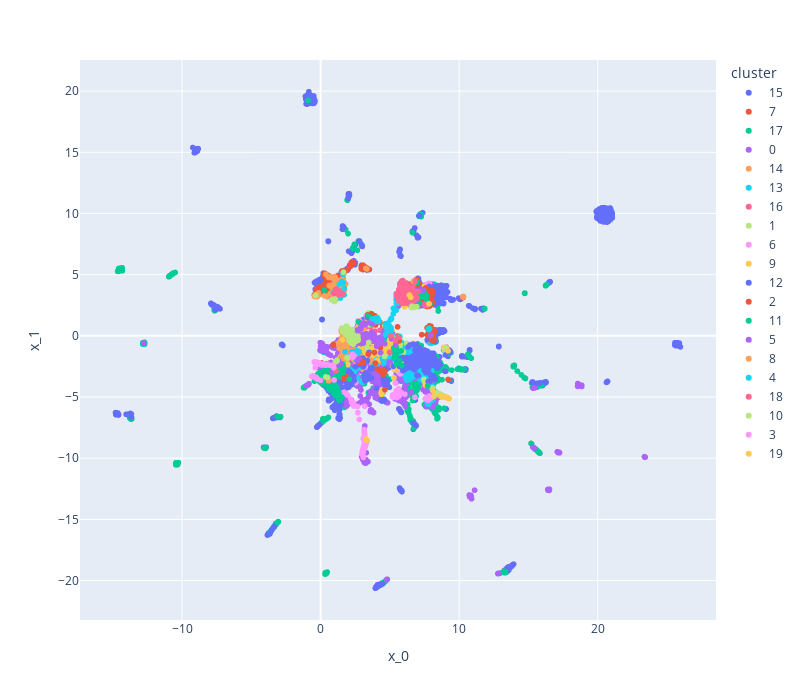

Notebook cell for this chart:
### Code cell
from src.tools.vis_utils import plot_clusters
embedding = reduce_umap(hex_agg_tfidf, n_components=2, n_neighbors=30, metric="euclidean")[0]
embedding["cluster"] = y_df["cluster"]
plot_clusters(embedding)

### Figure 1 — Plotly figure (JSON) as saved in the notebook; plotly's stock layout.template omitted (floating-point values rounded to 4 significant figures; data arrays with more than 128 entries replaced by an {"elided": "..."} marker saying what was removed)
{"data": [{"hovertemplate": "cluster=15<br>x_0=%{x}<br>x_1=%{y}<extra></extra>", "legendgroup": "15", "marker": {"color": "#636efa", "symbol": "circle"}, "mode": "markers", "name": "15", "showlegend": true, "type": "scattergl", "x": {"elided": "4166 float values"}, "xaxis": "x", "y": {"elided": "4166 float values"}, "yaxis": "y"}, {"hovertemplate": "cluster=7<br>x_0=%{x}<br>x_1=%{y}<extra></extra>", "legendgroup": "7", "marker": {"color": "#EF553B", "symbol": "circle"}, "mode": "markers", "name": "7", "showlegend": true, "type": "scattergl", "x": {"elided": "227 float values"}, "xaxis": "x", "y": {"elided": "227 float values"}, "yaxis": "y"}, {"hovertemplate": "cluster=17<br>x_0=%{x}<br>x_1=%{y}<extra></extra>", "legendgroup": "17", "marker": {"color": "#00cc96", "symbol": "circle"}, "mode": "markers", "name": "17", "showlegend": true, "type": "scattergl", "x": {"elided": "2766 float values"}, "xaxis": "x", "y": {"elided": "2766 float values"}, "yaxis": "y"}, {"hovertemplate": "cluster=0<br>x_0=%{x}<br>x_1=%{y}<extra></extra>", "legendgroup": "0", "marker": {"color": "#ab63fa", "symbol": "circle"}, "mode": "markers", "name": "0", "showlegend": true, "type": "scattergl", "x": {"elided": "2069 float values"}, "xaxis": "x", "y": {"elided": "2069 float values"}, "yaxis": "y"}, {"hovertemplate": "cluster=14<br>x_0=%{x}<br>x_1=%{y}<extra></extra>", "legendgroup": "14", "marker": {"color": "#FFA15A", "symbol": "circle"}, "mode": "markers", "name": "14", "showlegend": true, "type": "scattergl", "x": {"elided": "606 float values"}, "xaxis": "x", "y": {"elided": "606 float values"}, "yaxis": "y"}, {"hovertemplate": "cluster=13<br>x_0=%{x}<br>x_1=%{y}<extra></extra>", "legendgroup": "13", "marker": {"color": "#19d3f3", "symbol": "circle"}, "mode": "markers", "name": "13", "showlegend": true, "type": "scattergl", "x": {"elided": "1263 float values"}, "xaxis": "x", "y": {"elided": "1263 float values"}, "yaxis": "y"}, {"hovertemplate": "cluster=16<br>x_0=%{x}<br>x_1=%{y}<extra></extra>", "legendgroup": "16", "marker": {"color": "#FF6692", "symbol": "circle"}, "mode": "markers", "name": "16", "showlegend": true, "type": "scattergl", "x": [3.903, 3.766, 3.783, 4.613, 4.066, 3.974, 4.03, 7.728, 3.888, 4.034, 4.055, 5.295, 5.566, 3.639, 4.054, 4.23, 5.169, 5.122, 4.109, 3.989, 3.823, 4.688, 4.617, 3.618, 3.917, 4.758, 4.812, 5.925, 3.677, 4.853, 3.726, 3.879, 3.867, 3.765, 4.766, 4.286, 4.01, 3.096, 4.053, 0.3806, 4.132, 5.078, 4.704, 3.865, 3.806, 3.806, 5.052, 3.682, 3.499, 3.514, 3.739, 3.742, 5.222, 5.208, 3.713, 4.988, 4.026, 3.8, 3.787, 3.839, 3.824, 4.075, 4.035, 3.682, 3.814, 3.644, 3.89, 4.958, 4.709, 4.773, 4.819, 3.78, 3.717, 3.772, 3.658, 3.832, 3.925, 4.062, 9.062, 4.122, 3.111, 3.407, 3.938, 3.996, 4.623, 4.045, 3.87], "xaxis": "x", "y": [1.185, 1.4, 1.372, 0.4056, 1.211, 1.243, 1.203, 0.5903, 1.228, 1.201, 1.199, 0.09014, -0.2814, 1.419, 1.205, 1.121, 0.04341, -0.02037, 1.222, 1.6, 1.241, 0.4397, 0.9358, 0.7603, 0.3851, 0.6313, 0.3836, 2.895, 0.3673, -0.01056, 1.394, 1.32, 1.108, 1.125, 0.8741, 0.448, 1.226, -0.0833, 1.291, -2.303, 1.217, -0.01682, 0.5273, 1.335, 1.187, 1.228, 0.1958, 1.546, 0.8257, 0.9838, 1.521, 1.164, -0.803, -0.8858, 1.353, -0.04673, 1.196, 1.361, 1.306, 1.389, 1.23, 1.242, 1.227, 1.234, 1.258, 1.367, 1.224, 0.07242, 0.915, 0.2159, 0.09754, 1.215, 1.153, 1.178, 1.264, 1.251, 1.235, 1.194, -0.925, 1.194, 0.1159, 0.79, 1.198, 1.216, 0.693, 1.219, 1.265], "yaxis": "y"}, {"hovertemplate": "cluster=1<br>x_0=%{x}<br>x_1=%{y}<extra></extra>", "legendgroup": "1", "marker": {"color": "#B6E880", "symbol": "circle"}, "mode": "markers", "name": "1", "showlegend": true, "type": "scattergl", "x": {"elided": "530 float values"}, "xaxis": "x", "y": {"elided": "530 float values"}, "yaxis": "y"}, {"hovertemplate": "cluster=6<br>x_0=%{x}<br>x_1=%{y}<extra></extra>", "legendgroup": "6", "marker": {"color": "#FF97FF", "symbol": "circle"}, "mode": "markers", "name": "6", "showlegend": true, "type": "scattergl", "x": {"elided": "329 float values"}, "xaxis": "x", "y": {"elided": "329 float values"}, "yaxis": "y"}, {"hovertemplate": "cluster=9<br>x_0=%{x}<br>x_1=%{y}<extra></extra>", "legendgroup": "9", "marker": {"color": "#FECB52", "symbol": "circle"}, "mode": "markers", "name": "9", "showlegend": true, "type": "scattergl", "x": {"elided": "479 float values"}, "xaxis": "x", "y": {"elided": "479 float values"}, "yaxis": "y"}, {"hovertemplate": "cluster=12<br>x_0=%{x}<br>x_1=%{y}<extra></extra>", "legendgroup": "12", "marker": {"color": "#636efa", "symbol": "circle"}, "mode": "markers", "name": "12", "showlegend": true, "type": "scattergl", "x": {"elided": "2183 float values"}, "xaxis": "x", "y": {"elided": "2183 float values"}, "yaxis": "y"}, {"hovertemplate": "cluster=2<br>x_0=%{x}<br>x_1=%{y}<extra></extra>", "legendgroup": "2", "marker": {"color": "#EF553B", "symbol": "circle"}, "mode": "markers", "name": "2", "showlegend": true, "type": "scattergl", "x": {"elided": "1312 float values"}, "xaxis": "x", "y": {"elided": "1312 float values"}, "yaxis": "y"}, {"hovertemplate": "cluster=11<br>x_0=%{x}<br>x_1=%{y}<extra></extra>", "legendgroup": "11", "marker": {"color": "#00cc96", "symbol": "circle"}, "mode": "markers", "name": "11", "showlegend": true, "type": "scattergl", "x": {"elided": "503 float values"}, "xaxis": "x", "y": {"elided": "503 float values"}, "yaxis": "y"}, {"hovertemplate": "cluster=5<br>x_0=%{x}<br>x_1=%{y}<extra></extra>", "legendgroup": "5", "marker": {"color": "#ab63fa", "symbol": "circle"}, "mode": "markers", "name": "5", "showlegend": true, "type": "scattergl", "x": {"elided": "226 float values"}, "xaxis": "x", "y": {"elided": "226 float values"}, "yaxis": "y"}, {"hovertemplate": "cluster=8<br>x_0=%{x}<br>x_1=%{y}<extra></extra>", "legendgroup": "8", "marker": {"color": "#FFA15A", "symbol": "circle"}, "mode": "markers", "name": "8", "showlegend": true, "type": "scattergl", "x": {"elided": "222 float values"}, "xaxis": "x", "y": {"elided": "222 float values"}, "yaxis": "y"}, {"hovertemplate": "cluster=4<br>x_0=%{x}<br>x_1=%{y}<extra></extra>", "legendgroup": "4", "marker": {"color": "#19d3f3", "symbol": "circle"}, "mode": "markers", "name": "4", "showlegend": true, "type": "scattergl", "x": {"elided": "158 float values"}, "xaxis": "x", "y": {"elided": "158 float values"}, "yaxis": "y"}, {"hovertemplate": "cluster=18<br>x_0=%{x}<br>x_1=%{y}<extra></extra>", "legendgroup": "18", "marker": {"color": "#FF6692", "symbol": "circle"}, "mode": "markers", "name": "18", "showlegend": true, "type": "scattergl", "x": {"elided": "332 float values"}, "xaxis": "x", "y": {"elided": "332 float values"}, "yaxis": "y"}, {"hovertemplate": "cluster=10<br>x_0=%{x}<br>x_1=%{y}<extra></extra>", "legendgroup": "10", "marker": {"color": "#B6E880", "symbol": "circle"}, "mode": "markers", "name": "10", "showlegend": true, "type": "scattergl", "x": {"elided": "164 float values"}, "xaxis": "x", "y": {"elided": "164 float values"}, "yaxis": "y"}, {"hovertemplate": "cluster=3<br>x_0=%{x}<br>x_1=%{y}<extra></extra>", "legendgroup": "3", "marker": {"color": "#FF97FF", "symbol": "circle"}, "mode": "markers", "name": "3", "showlegend": true, "type": "scattergl", "x": [-0.04257, -0.426, 0.1863, -0.592, 0.9524, -0.6137, -0.5312, -0.6302, -0.5855, -0.3379, -0.5037, -0.3091, 0.5385, -0.2568, 0.2235, -0.2761, -0.1417, 0.252, -0.3252, -0.3488, -0.1432, -0.138, -0.3728, -0.1753, -0.4217, 0.3854, -0.4365, 0.4885, -0.2264, -0.3245, -0.3343, -0.3211, -0.4322, -0.02145, 0.4012, -0.229, -0.5989, -0.6132, -0.4047, -0.4248, -0.3136, -0.4961, -0.2943, -0.205, -0.2425, -0.3915, -0.2666, -0.5996, -0.3211, -0.3185, -0.2807, -0.2829, -0.426, -0.3923, -0.3954, -0.409, 0.3541, 0.3731, 0.443, -0.6015, -0.5322, 0.9711, -0.2694, -0.2768, -0.3479, -0.03461, 0.1417, -0.0123, 0.03656, -0.3963, -0.3379, -0.3089, -0.2448, 0.9007, -0.457, -0.2711, -0.4464, -0.3819, -0.4325, 0.6838, -0.5616, -0.3444, -0.5696, -0.6001, -0.222, -0.5382, -0.3277, -0.2448, 0.0973, -0.1968, -0.2582, -0.3878, -0.372, -0.3464], "xaxis": "x", "y": [-2.273, -2.156, -2.377, -3.334, -2.6, -3.312, -3.271, -3.297, -3.326, -3.445, -3.337, -2.21, -2.344, -2.254, -2.285, -2.294, -2.235, -2.32, -2.21, -2.198, -2.24, -2.225, -2.186, -2.245, -2.179, -2.351, -2.149, -2.365, -2.214, -2.204, -2.203, -2.202, -2.161, -2.252, -2.347, -2.291, -3.312, -3.316, -2.167, -2.161, -2.2, -3.315, -2.224, -2.271, -3.495, -2.171, -2.229, -3.307, -3.39, -2.235, -2.23, -2.224, -2.161, -2.188, -2.163, -2.17, -2.363, -2.395, -2.345, -3.322, -3.349, -3.608, -2.255, -2.249, -3.439, -2.344, -2.375, -3.632, -2.337, -2.178, -3.433, -2.206, -2.258, -2.422, -2.132, -2.228, -2.126, -2.171, -2.165, -2.414, -3.329, -3.444, -3.327, -3.317, -3.553, -3.34, -3.426, -2.285, -2.381, -2.222, -2.293, -2.594, -2.192, -2.201], "yaxis": "y"}, {"hovertemplate": "cluster=19<br>x_0=%{x}<br>x_1=%{y}<extra></extra>", "legendgroup": "19", "marker": {"color": "#FECB52", "symbol": "circle"}, "mode": "markers", "name": "19", "showlegend": true, "type": "scattergl", "x": [9.194, 9.172, 9.02, 9.139, 9.167, 9.003, 8.963, 8.987, 9.142, 6.501, 9.075, 9.136, 8.194, 9.214, 7.823, 9.017, 9.224, 9.053, 9.184, 9.225, 9.215, 9.176, 9.192, 8.897, 8.93, 8.714, 8.849, 9.009, 9.2, 9.195, 9.143, 9.235, 9.157, 9.111, 9.264, 9.226, 9.111, 8.729, 9.191, 9.278, 9.19, 9.069, 9.2, 9.219, 9.176, 8.747, 9.198, 9.241, 8.968, 8.782, 9.179, 8.722, 8.75, 8.647, 8.895, 9.195, 9.253, 9.19, 8.113, 6.404], "xaxis": "x", "y": [-1.223, -5.08, -5.027, -5.069, -5.078, -4.976, -5.008, -5.01, -5.063, 3.15, -5.042, -5.057, -4.945, -5.092, 2.614, -5.025, -5.106, -5.039, -5.082, -5.103, -5.106, -5.079, -5.091, -4.989, -4.995, -4.953, -4.981, -5.009, -5.111, -5.091, -5.077, -5.11, -5.089, -5.047, -5.119, -5.106, -5.041, -4.956, -5.084, -5.144, -5.087, -5.044, -5.094, -5.103, -5.085, -4.924, -5.09, -5.112, -4.998, -4.906, -5.079, -4.955, -4.948, -4.941, -4.975, -5.093, -5.126, -5.089, -4.512, 3.332], "yaxis": "y"}], "layout": {"height": 700, "legend": {"title": {"text": "cluster"}, "tracegroupgap": 0}, "margin": {"t": 60}, "width": 800, "xaxis": {"anchor": "y", "domain": [0, 1], "title": {"text": "x_0"}}, "yaxis": {"anchor": "x", "domain": [0, 1], "title": {"text": "x_1"}}}}
